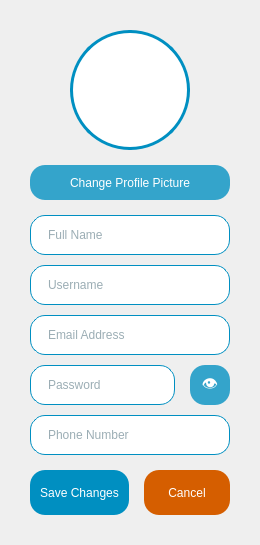
          <widget class="QWidget" name="editProfilePage">
           <layout class="QVBoxLayout" name="verticalLayout_editProfile">
            <property name="spacing">
             <number>15</number>
            </property>
            <property name="leftMargin">
             <number>30</number>
            </property>
            <property name="topMargin">
             <number>30</number>
            </property>
            <property name="rightMargin">
             <number>30</number>
            </property>
            <property name="bottomMargin">
             <number>30</number>
            </property>
            <item>
             <layout class="QHBoxLayout" name="editProfilePicLayout">
              <item>
               <spacer name="horizontalSpacer_editLeft">
                <property name="orientation">
                 <enum>Qt::Orientation::Horizontal</enum>
                </property>
                <property name="sizeHint" stdset="0">
                 <size>
                  <width>40</width>
                  <height>20</height>
                 </size>
                </property>
               </spacer>
              </item>
              <item>
               <widget class="QLabel" name="labelEditProfilePic">
                <property name="minimumSize">
                 <size>
                  <width>120</width>
                  <height>120</height>
                 </size>
                </property>
                <property name="maximumSize">
                 <size>
                  <width>120</width>
                  <height>120</height>
                 </size>
                </property>
                <property name="styleSheet">
                 <string notr="true">border-radius: 60px;border: 3px solid #008FC1;background-color: white;</string>
                </property>
                <property name="alignment">
                 <set>Qt::AlignmentFlag::AlignCenter</set>
                </property>
               </widget>
              </item>
              <item>
               <spacer name="horizontalSpacer_editRight">
                <property name="orientation">
                 <enum>Qt::Orientation::Horizontal</enum>
                </property>
                <property name="sizeHint" stdset="0">
                 <size>
                  <width>40</width>
                  <height>20</height>
                 </size>
                </property>
               </spacer>
              </item>
             </layout>
            </item>
            <item>
             <widget class="QPushButton" name="btnChangeProfilePic">
              <property name="minimumSize">
               <size>
                <width>0</width>
                <height>35</height>
               </size>
              </property>
              <property name="styleSheet">
               <string notr="true">QPushButton {background-color: rgba(0, 143, 193, 200);color: white;border-radius: 15px;padding: 5px;font: bold 12pt &quot;Yeasty Flavors&quot;;}QPushButton:hover {background-color: #008FC1;}QPushButton:pressed {background-color: #006F91;}</string>
              </property>
              <property name="text">
               <string>Change Profile Picture</string>
              </property>
              <property name="icon">
               <iconset>
                <normaloff>:/img/images/camera.png</normaloff>:/img/images/camera.png</iconset>
              </property>
             </widget>
            </item>
            <item>
             <layout class="QGridLayout" name="editFormLayout">
              <property name="horizontalSpacing">
               <number>15</number>
              </property>
              <property name="verticalSpacing">
               <number>10</number>
              </property>
              <item row="0" column="0" colspan="2">
               <widget class="QLineEdit" name="editName">
                <property name="minimumSize">
                 <size>
                  <width>0</width>
                  <height>40</height>
                 </size>
                </property>
                <property name="styleSheet">
                 <string notr="true">QLineEdit {background-color: white;color: rgb(55, 91, 106);border-radius: 15px;border: 1px solid #008FC1;padding: 5px 15px;font: bold 14pt &quot;Yeasty Flavors&quot;;}QLineEdit:focus {border: 2px solid #008FC1;}</string>
                </property>
                <property name="placeholderText">
                 <string>Full Name</string>
                </property>
               </widget>
              </item>
              <item row="1" column="0" colspan="2">
               <widget class="QLineEdit" name="editUsername">
                <property name="minimumSize">
                 <size>
                  <width>0</width>
                  <height>40</height>
                 </size>
                </property>
                <property name="styleSheet">
                 <string notr="true">QLineEdit {background-color: white;color: rgb(55, 91, 106);border-radius: 15px;border: 1px solid #008FC1;padding: 5px 15px;font: bold 14pt &quot;Yeasty Flavors&quot;;}QLineEdit:focus {border: 2px solid #008FC1;}</string>
                </property>
                <property name="placeholderText">
                 <string>Username</string>
                </property>
               </widget>
              </item>
              <item row="2" column="0" colspan="2">
               <widget class="QLineEdit" name="editEmail">
                <property name="minimumSize">
                 <size>
                  <width>0</width>
                  <height>40</height>
                 </size>
                </property>
                <property name="styleSheet">
                 <string notr="true">QLineEdit {background-color: white;color: rgb(55, 91, 106);border-radius: 15px;border: 1px solid #008FC1;padding: 5px 15px;font: bold 14pt &quot;Yeasty Flavors&quot;;}QLineEdit:focus {border: 2px solid #008FC1;}</string>
                </property>
                <property name="placeholderText">
                 <string>Email Address</string>
                </property>
               </widget>
              </item>
              <item row="3" column="0">
               <widget class="QLineEdit" name="editPassword">
                <property name="minimumSize">
                 <size>
                  <width>0</width>
                  <height>40</height>
                 </size>
                </property>
                <property name="styleSheet">
                 <string notr="true">QLineEdit {background-color: white;color: rgb(55, 91, 106);border-radius: 15px;border: 1px solid #008FC1;padding: 5px 15px;font: bold 14pt &quot;Yeasty Flavors&quot;;}QLineEdit:focus {border: 2px solid #008FC1;}</string>
                </property>
                <property name="echoMode">
                 <enum>QLineEdit::EchoMode::Password</enum>
                </property>
                <property name="placeholderText">
                 <string>Password</string>
                </property>
               </widget>
              </item>
              <item row="3" column="1">
               <widget class="QToolButton" name="btnTogglePassword">
                <property name="minimumSize">
                 <size>
                  <width>40</width>
                  <height>40</height>
                 </size>
                </property>
                <property name="styleSheet">
                 <string notr="true">QToolButton {background-color: rgba(0, 143, 193, 200);color: white;border-radius: 15px;font-size: 16px;}QToolButton:hover {background-color: #008FC1;}</string>
                </property>
                <property name="text">
                 <string>👁</string>
                </property>
               </widget>
              </item>
              <item row="4" column="0" colspan="2">
               <widget class="QLineEdit" name="editPhone">
                <property name="minimumSize">
                 <size>
                  <width>0</width>
                  <height>40</height>
                 </size>
                </property>
                <property name="styleSheet">
                 <string notr="true">QLineEdit {background-color: white;color: rgb(55, 91, 106);border-radius: 15px;border: 1px solid #008FC1;padding: 5px 15px;font: bold 14pt &quot;Yeasty Flavors&quot;;}QLineEdit:focus {border: 2px solid #008FC1;}</string>
                </property>
                <property name="placeholderText">
                 <string>Phone Number</string>
                </property>
               </widget>
              </item>
             </layout>
            </item>
            <item>
             <layout class="QHBoxLayout" name="buttonsLayout">
              <item>
               <widget class="QPushButton" name="btnSaveProfile">
                <property name="minimumSize">
                 <size>
                  <width>0</width>
                  <height>45</height>
                 </size>
                </property>
                <property name="styleSheet">
                 <string notr="true">QPushButton {background-color: #008FC1;color: white;border-radius: 15px;padding: 10px;font: bold 16pt &quot;Yeasty Flavors&quot;;}QPushButton:hover {background-color: #006F91;}QPushButton:pressed {background-color: #004F71;}</string>
                </property>
                <property name="text">
                 <string>Save Changes</string>
                </property>
                <property name="icon">
                 <iconset>
                  <normaloff>:/img/images/save.png</normaloff>:/img/images/save.png</iconset>
                </property>
                <property name="iconSize">
                 <size>
                  <width>20</width>
                  <height>20</height>
                 </size>
                </property>
               </widget>
              </item>
              <item>
               <widget class="QPushButton" name="btnCancelEdit">
                <property name="minimumSize">
                 <size>
                  <width>0</width>
                  <height>45</height>
                 </size>
                </property>
                <property name="styleSheet">
                 <string notr="true">QPushButton {background-color: #D55E00;color: white;border-radius: 15px;padding: 10px;font: bold 16pt &quot;Yeasty Flavors&quot;;}QPushButton:hover {background-color: #A84700;}QPushButton:pressed {background-color: #7C3500;}</string>
                </property>
                <property name="text">
                 <string>Cancel</string>
                </property>
                <property name="icon">
                 <iconset>
                  <normaloff>:/img/images/cancel.png</normaloff>:/img/images/cancel.png</iconset>
                </property>
                <property name="iconSize">
                 <size>
                  <width>20</width>
                  <height>20</height>
                 </size>
                </property>
               </widget>
              </item>
             </layout>
            </item>
           </layout>
          </widget>
